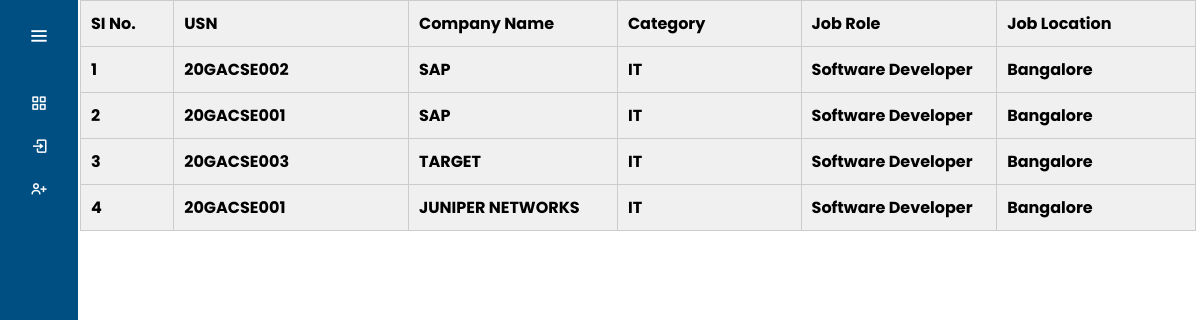
The app's page /studentDetails with its own data.
### PlacementApp/models.py (models this page shows, shortened)
class StudentDetails(models.Model):
    ID=models.AutoField(primary_key=True)
    USN = models.CharField(max_length=10)
    company_name=models.CharField(max_length=100,choices=COMPANY, blank=False)
    category=models.CharField(max_length=50,choices=CATEGORY,default='IT')
    role=models.CharField(max_length=100)
    joblocation=models.CharField(max_length=100, default="Bangalore")

### PlacementApp/views.py (the view)
# urls.py: path('studentDetails', views.studentDetails,name='studentDetails'),
def studentDetails(request):
    details=StudentDetails.objects.all()
    return render(request,'students.html',{'deets':details})

### template/students.html (shortened to what this page needs)
    {% load static %}
    <!DOCTYPE html>
    <html lang="en">
    <head>
        <link rel="stylesheet" href="{% static 'css/studentDetails.css' %}">
    </head>
    <body>
        {% include 'header.html' %}
        <table class="table">
            <thead>
                <thead>
                    <tr class="table">
                        <th class="table-primary">SI No.</th>
                        <th>USN</th>
                        <th>Company Name</th>
                        <th>Category</th>
                        <th>Job Role</th>
                        <th class='dd'>Job Location</th>
                    </tr>
                </thead>
            </thead>
            <tbody>
                {% for i in deets %}
                <tr>
                    <th scope="col">{{ forloop.counter}}</th>
                    <th scope="col">{{i.USN}}</th>
                    <th scope="col">{{i.company_name}}</th>
                    <th scope="col">{{i.category}}</th>
                    <th scope="col">{{i.role}}</th>
                    <th scope="col">{{i.joblocation}}</th>
                </tr>
                {% endfor %}
            </tbody>
        </table>
    </body>
    </html>

### static/css/studentDetails.css (style rules this page uses)
.table { width: 93vw; border-collapse: collapse; margin-left: 80px; }
.table th { background-color: #f0f0f0; padding: 10px; text-align: left; font-weight: bold; border: 1px solid #ccc; width: 50px; }
.table tbody tr:nth-child(even) { background-color: #f9f9f9; }

### static/css/header.css (style rules this page uses)
:root { --color-default:#004f83; --color-second:#0067ac; --color-white:#fff; --color-body:#e4e9f7; --color-light:#e0e0e0; }
* { padding: 0%; margin: 0%; box-sizing: border-box; font-family: 'Poppins', sans-serif; }
body { min-height: 100vh; }

### template/students.html (style rules this page uses)
table, th, td { border:1px solid black; padding : 2px; }
th { width: 200em; }
table { margin-left:50px; }
.dd { width: fit-content; }

### records on screen
StudentDetails: USN "20GACSE002", company_name "SAP", category "IT", role "Software Developer", joblocation "Bangalore"
StudentDetails: USN "20GACSE001", company_name "SAP", category "IT", role "Software Developer", joblocation "Bangalore"
StudentDetails: USN "20GACSE003", company_name "TARGET", category "IT", role "Software Developer", joblocation "Bangalore"
StudentDetails: USN "20GACSE001", company_name "JUNIPER NETWORKS", category "IT", role "Software Developer", joblocation "Bangalore"
